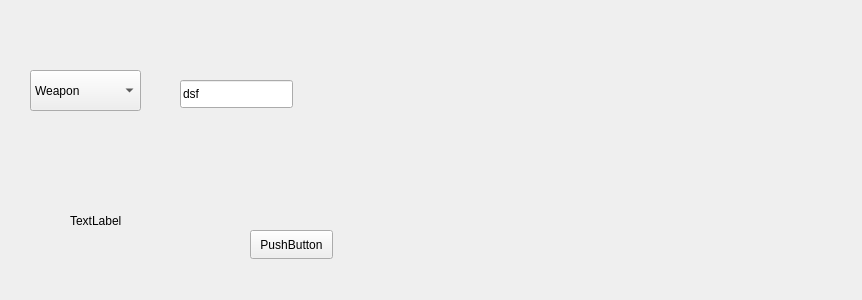
<?xml version="1.0" encoding="UTF-8"?>
<ui version="4.0">
 <class>addWindow</class>
 <widget class="QWidget" name="addWindow">
  <property name="geometry">
   <rect>
    <x>0</x>
    <y>0</y>
    <width>862</width>
    <height>300</height>
   </rect>
  </property>
  <property name="windowTitle">
   <string>Form</string>
  </property>
  <widget class="QPushButton" name="pushButton">
   <property name="geometry">
    <rect>
     <x>250</x>
     <y>230</y>
     <width>83</width>
     <height>29</height>
    </rect>
   </property>
   <property name="text">
    <string>PushButton</string>
   </property>
  </widget>
  <widget class="QLineEdit" name="lineEdit">
   <property name="geometry">
    <rect>
     <x>180</x>
     <y>80</y>
     <width>113</width>
     <height>28</height>
    </rect>
   </property>
   <property name="text">
    <string>dsf</string>
   </property>
  </widget>
  <widget class="QComboBox" name="selectedCategoryComboBox">
   <property name="geometry">
    <rect>
     <x>30</x>
     <y>70</y>
     <width>111</width>
     <height>41</height>
    </rect>
   </property>
   <item>
    <property name="text">
     <string>Weapon</string>
    </property>
   </item>
   <item>
    <property name="text">
     <string>Ammunition</string>
    </property>
   </item>
   <item>
    <property name="text">
     <string>Consumable</string>
    </property>
   </item>
   <item>
    <property name="text">
     <string>Accessories</string>
    </property>
   </item>
   <item>
    <property name="text">
     <string>Equipment</string>
    </property>
   </item>
  </widget>
  <widget class="QLabel" name="label">
   <property name="geometry">
    <rect>
     <x>70</x>
     <y>190</y>
     <width>121</width>
     <height>61</height>
    </rect>
   </property>
   <property name="text">
    <string>TextLabel</string>
   </property>
  </widget>
 </widget>
 <resources/>
 <connections/>
</ui>
